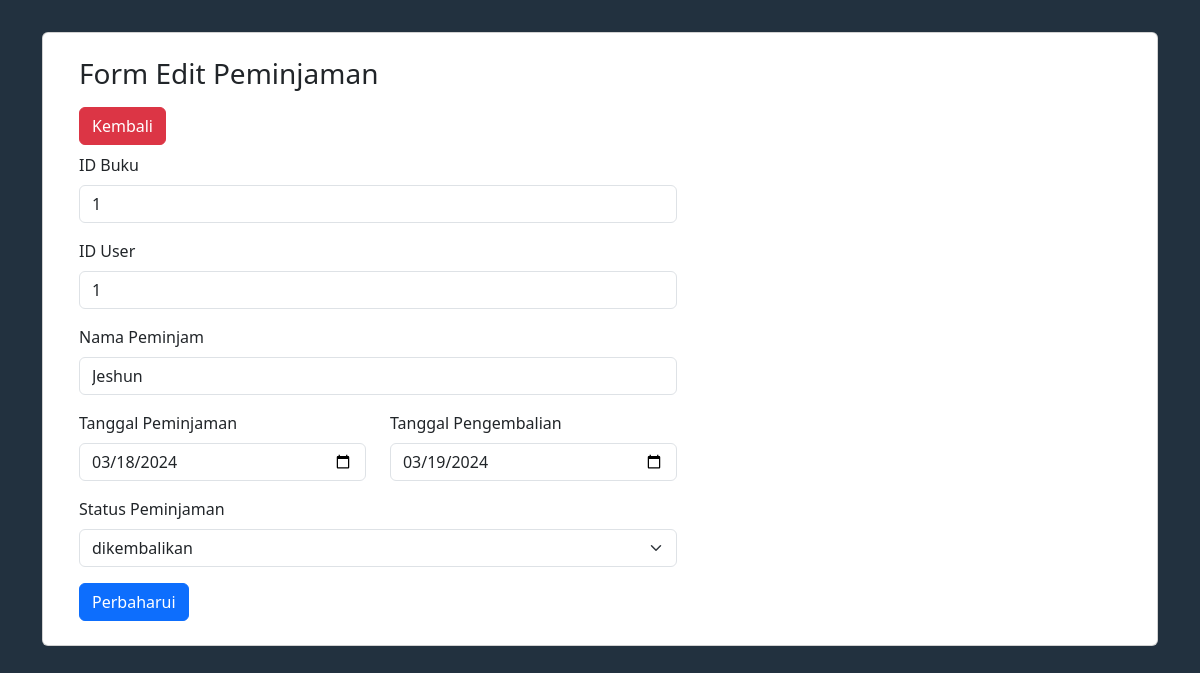
Screenshot of /admin/data/edit_peminjaman.php?IDpeminjaman=1 with the database file from the repository.
### tables this page shows
CREATE TABLE `peminjaman` (
  `IDpeminjaman` int(11) NOT NULL,
  `IDuser` int(11) NOT NULL,
  `IDbuku` int(11) NOT NULL,
  `nama` varchar(225) NOT NULL,
  `tgl_peminjaman` date NOT NULL,
  `tgl_pengembalian` date NOT NULL,
  `status_peminjaman` varchar(50) NOT NULL
);

### admin/data/edit_peminjaman.php (the view, shortened to what this page needs)
<?php
include '../../koneksi/koneksi.php';
if(isset($_GET['IDpeminjaman'])) {
    $id = mysqli_real_escape_string($koneksi, $_GET['IDpeminjaman']);
    $query = mysqli_query($koneksi, "SELECT * FROM peminjaman WHERE IDpeminjaman='$id'");
    $data = mysqli_fetch_array($query);
} else {
    header("Location: ../peminjam.php");
    exit();
}
?>
<!DOCTYPE html>
<html lang="en">
<head>
    <link href="https://cdn.jsdelivr.net/npm/bootstrap@5.3.2/dist/css/bootstrap.min.css" rel="stylesheet">
</head>
<body>
    <div class="container">
        <div class="card" style="margin-top: 2rem;">
            <div class="row m-4">
                <div class="col-sm-7">
                    <h3>Form Edit Peminjaman</h3>
                    <a href="../peminjam.php" class="btn btn-danger my-2">Kembali</a>
                    <form action="e_peminjaman.php" method="POST" enctype="multipart/form-data">
                        <div class="mb-3">
                            <label for="idbuku" class="form-label">ID Buku</label>
                            <input type="text" name="IDbuku" value="<?= $data['IDbuku'] ?>" class="form-control" aria-describedby="emailHelp">
                        </div>
                        <div class="mb-3">
                            <label for="iduser" class="form-label">ID User</label>
                            <input type="text" name="IDuser" value="<?= $data['IDuser'] ?>" class="form-control" aria-describedby="emailHelp">
                        </div>
                        <div class="mb-3">
                            <label for="nama" class="form-label">Nama Peminjam</label>
                            <input type="text" name="nama" value="<?= $data['nama'] ?>" class="form-control" aria-describedby="emailHelp">
                        </div>
                        <div class="row">
                            <div class="col">
                                <div class="mb-3">
                                    <label for="tgl_peminjaman" class="form-label">Tanggal Peminjaman</label>
                                    <input type="date" name="tgl_peminjaman" value="<?= $data['tgl_peminjaman'] ?>" class="form-control" required id="tgl_peminjaman" aria-describedby="emailHelp">
                                </div>
                            </div>
                            <div class="col">
                                <div class="mb-3">
                                    <label for="tgl_pengembalian" class="form-label">Tanggal Pengembalian</label>
                                    <input type="date" name="tgl_pengembalian" value="<?= $data['tgl_pengembalian'] ?>" class="form-control" required id="tgl_pengembalian" aria-describedby="emailHelp">
                                </div>
                            </div>
                        </div>
                        <div class="mb-3">
                        <label for="status_peminjaman" class="form-label">Status Peminjaman</label>
                        <select class="form-select" name="status_peminjaman" aria-label="Default select example">
                                <option selected><?= $data['status_peminjaman'] ?></option>
                            </select>
                        </div>
                        <button type="submit" class="btn btn-primary">Perbaharui</button>
                    </form>
                </div>
            </div>
        </div>
    </div>
</body>
</html>

### admin/data/edit_peminjaman.php (style rules this page uses)
body { background-color: #22313f; }

### rows the page displays
peminjaman: IDbuku "1", IDuser "1", nama "Jeshun", tgl_peminjaman "03/18/2024", tgl_pengembalian "03/19/2024", status_peminjaman "dikembalikan"
